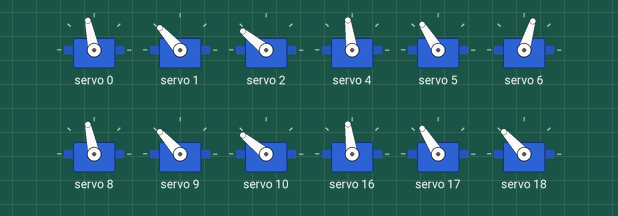
Bench run of a sketch on a simulated Arduino Uno, built with avr-gcc and run on an emulated ATmega328P. Parts: 12 × servo. What the sketch prints to the serial monitor is not drawn.

Above: at 2.1 s.
At 2.2 s:
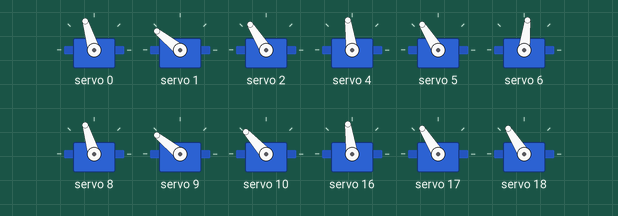
At 2.3 s:
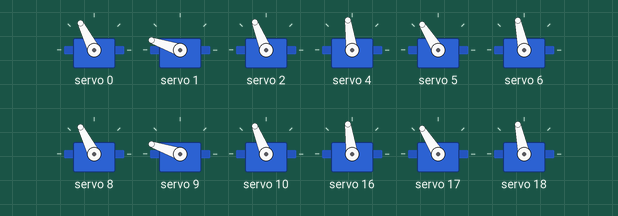
At 2.55 s:
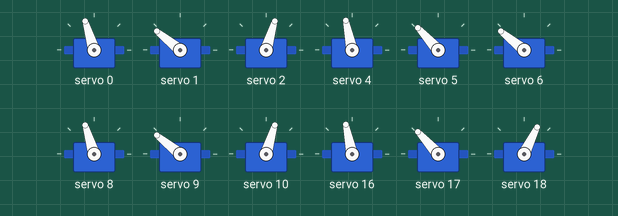
At 2.75 s:
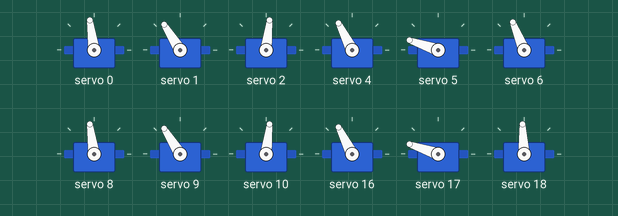
At 3.0 s:
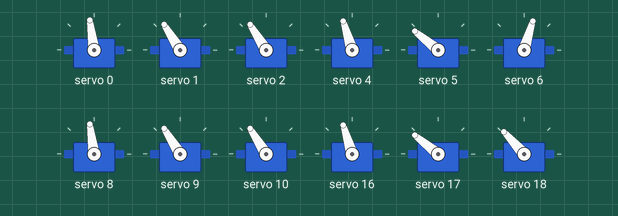
Timing chart, 0 to 5.1 s (numbered marks = the images above):
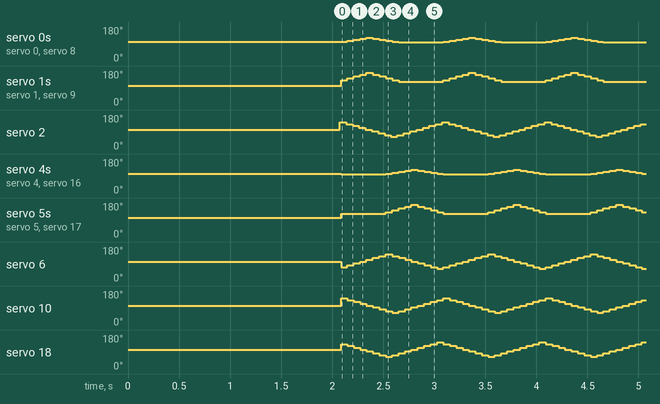

Measured:
- by itself, servo 0, servo 8: repeats every 1.0 s: 112° 0.06 s, 117° 0.06 s, 122° 0.06 s, 117° 0.06 s, 112° 0.06 s, 107° 0.06 s, 102° 0.06 s, 98° 0.44 s, 102° 0.06 s, 107° 0.06 s
- by itself, servo 1, servo 9: repeats every 1.0 s: 141° 0.06 s, 151° 0.06 s, 161° 0.06 s, 170° 0.06 s, 161° 0.06 s, 151° 0.06 s, 141° 0.06 s, 132° 0.06 s, 122° 0.44 s, 132° 0.06 s

The sketch:

forwardKinematics.ino
```cpp
#include <Wire.h>
#include <Adafruit_PWMServoDriver.h>

Adafruit_PWMServoDriver pwm1 = Adafruit_PWMServoDriver();
Adafruit_PWMServoDriver pwm2 = Adafruit_PWMServoDriver(0x41);

struct Leg {
  Adafruit_PWMServoDriver pwm;
  int j[3];
  int b_d[3], b_md[3], b_m[3], b_mu[3], m_u[3], f_mu[3], f_m[3], f_md[3],
      f_d[3], b_b1[3], b_b2[3], b_b3[3], b_mb[3], b_b4[3], b_b5[3], b_b6[3];

  int* states[16] = {b_d, b_md, b_m, b_mu, m_u, f_mu, f_m, f_md, f_d, b_b1, b_b2, b_b3, b_mb, b_b4, b_b5, b_b6};

};
void moveLeg(int i, bool lLeg = false);

Leg legs[6];
int stateCount = 9, state=0;
int timeMs = 50;
unsigned long timer;

void setup() {
  Serial.begin(9600);
  pwm1.begin();
  pwm2.begin();
  pwm1.setPWMFreq(50);
  pwm2.setPWMFreq(50);

  delay(10);

  int legC = 0, jointC = 0;

  for(int i = 0; i<11; i++){
    if(i==3 || i==7){i++;legC++;jointC=0;}
    pwm1.writeMicroseconds(i,1600);
    legs[legC].pwm=pwm1;
    legs[legC].j[jointC]=i;
    delay(100);
    jointC++;
  }
  jointC=0;
  legC++;
  for(int i = 0; i<11; i++){
    if(i==3 || i==7){i++;legC++;jointC=0;}
    pwm2.writeMicroseconds(i,1600);
    legs[legC].pwm=pwm2;
    legs[legC].j[jointC]=i;
    delay(100);
    jointC++;
  }
  fillLegValues();
  timer=millis()+timeMs;

  delay(100);

}


void loop() {
//  moveLeg(0);
//  moveLeg(2);
//  moveLeg(4);
//  moveLeg(1);
//  moveLeg(3);
//  moveLeg(5, true);

  int a[] = {0,1,2,3,4,5};
  for(int j = 0; j<stateCount+7; j++){
    for(int i = 0; i<sizeof(a)/sizeof(int); i++){
      Serial.println(a[i]);
      moveLeg(a[i]);
    }
    delay(timeMs);
  }

}

void fillLegValues(){
  int a[] = {0,2,3,5};
  int b[] = {1,4};
  int c[] = {1,3,5};

  int diffA = -100, diffB = 100, diffC = 50;
  int currA = 2000, currB = 1900, currC = 1600;

  for(int i = 0; i<sizeof(a)/sizeof(int); i++){
    for(int j = 0; j<stateCount; j++){
      legs[a[i]].states[j][2] = currA;
      legs[a[i]].states[j][1] = currB;
      legs[a[i]].states[j][0] = currC;

      if(j==(stateCount/2)){
        diffB*=-1; diffC*=-1;
      }
      currA+=diffA; currB+=diffB; currC+=diffC;

    }
    currA-=diffA;
    for(int j = 0; j<7; j++){
      legs[a[i]].states[stateCount+j][2] = currA-diffA;
      legs[a[i]].states[stateCount+j][1] = currB;
      legs[a[i]].states[stateCount+j][0] = currC;

      currA-=diffA;

    }
    diffA=-100;diffB=100;diffC=50;
    currA=2000;currB=1900;currC=1600;

  }

  currA=1200;currB=1900;currC=1600;
  diffA=100;diffB=100;diffC=50;
  for(int i = 0; i<sizeof(b)/sizeof(int); i++){
    for(int j = 0; j<stateCount; j++){
      legs[b[i]].states[j][2] = currA;
      legs[b[i]].states[j][1] = currB;
      legs[b[i]].states[j][0] = currC;


      if(j==(stateCount/2)){
        diffB*=-1; diffC*=-1;
      }
      currA+=diffA; currB+=diffB; currC+=diffC;

    }
    currA-=diffA;
    for(int j = 0; j<7; j++){
      legs[b[i]].states[stateCount+j][2] = currA-diffA;
      legs[b[i]].states[stateCount+j][1] = currB;
      legs[b[i]].states[stateCount+j][0] = currC;

      currA-=diffA;
    }
    currA=1200;currB=1900;currC=1600;
    diffA=100;diffB=100;diffC=50;

  }

  for(int i = 0; i<sizeof(c)/sizeof(int); i++){
    for(int j = 0; j<stateCount+7; j++){
      if(i==0) {
        Serial.print(legs[c[i]].states[j][2]);
        Serial.print(" - ");
        Serial.println(switchVal(legs[c[i]].states[j][2], 1600));
      }
      legs[c[i]].states[j][2] = switchVal(legs[c[i]].states[j][2], 1600);
    }
  }


}

int switchVal(int angle, int midpoint){
  int diff = abs(midpoint-angle);
  if(angle>midpoint)
    return (midpoint - diff);

  else
    return (midpoint + diff);
}

void moveLeg(int i, bool lLeg){
//  if(timer>millis())return;

  if(i%2==0){
    legs[i].pwm.writeMicroseconds(legs[i].j[2], legs[i].states[state][2]);
    legs[i].pwm.writeMicroseconds(legs[i].j[1], legs[i].states[state][1]);
    legs[i].pwm.writeMicroseconds(legs[i].j[0], legs[i].states[state][0]);
  }
  else {
    legs[i].pwm.writeMicroseconds(legs[i].j[2], legs[i].states[(state+9)%16][2]);
    legs[i].pwm.writeMicroseconds(legs[i].j[1], legs[i].states[(state+9)%16][1]);
    legs[i].pwm.writeMicroseconds(legs[i].j[0], legs[i].states[(state+9)%16][0]);
  }

  if(i==5) {
    state++;
//    if(state==16)timer=millis()+timeMs*3;
//    else timer = millis()+timeMs;
  }

  if(state==16)
    state=0;


}
```
